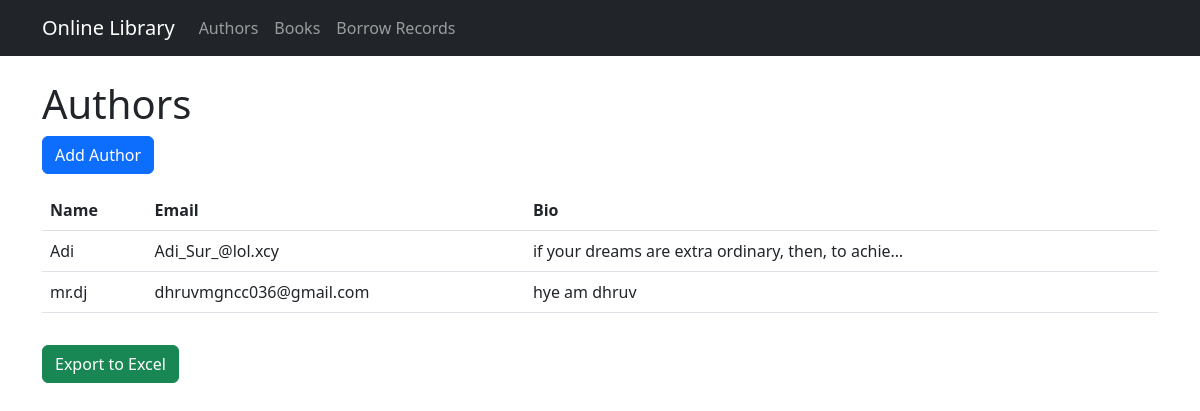
Screenshot of /authors/ with the database file from the repository.
### library/models.py (models this page shows, shortened)
class Author(models.Model):
    name = models.CharField(max_length=100)
    email = models.CharField(max_length=100, validators=[validate_email])
    bio = models.TextField()

### library/views.py (the view)
# urls.py: path('authors/', AuthorListView.as_view(), name='author_list'),
class AuthorListView(ListView):
    model = Author
    template_name = 'library/author_list.html'
    context_object_name = 'authors'
    paginate_by = 10
    ordering = ['name']  # Fixes pagination warning

### library/templates/library/author_list.html (shortened to what this page needs)
{% extends "base.html" %}
{% block content %}
<h1>Authors</h1>
<a href="{% url 'author_add' %}" class="btn btn-primary mb-3" target="_blank">Add Author</a>
<table class="table">
    <thead>
        <tr>
            <th>Name</th>
            <th>Email</th>
            <th>Bio</th>
        </tr>
    </thead>
    <tbody>
        {% for author in object_list %}
        <tr>
            <td>{{ author.name }}</td>
            <td>{{ author.email }}</td>
            <td>{{ author.bio|truncatechars:50 }}</td>
        </tr>
        {% endfor %}
    </tbody>
</table>
<a href="{% url 'export_to_excel' %}" class="btn btn-success mt-3">Export to Excel</a>
{% endblock %}

### rows the page displays
Author: name "Adi", email "Adi_Sur_@lol.xcy", bio "if your dreams are extra ordinary, then, to achie…"
Author: name "mr.dj", email "dhruvmgncc036@gmail.com", bio "hye am dhruv"
